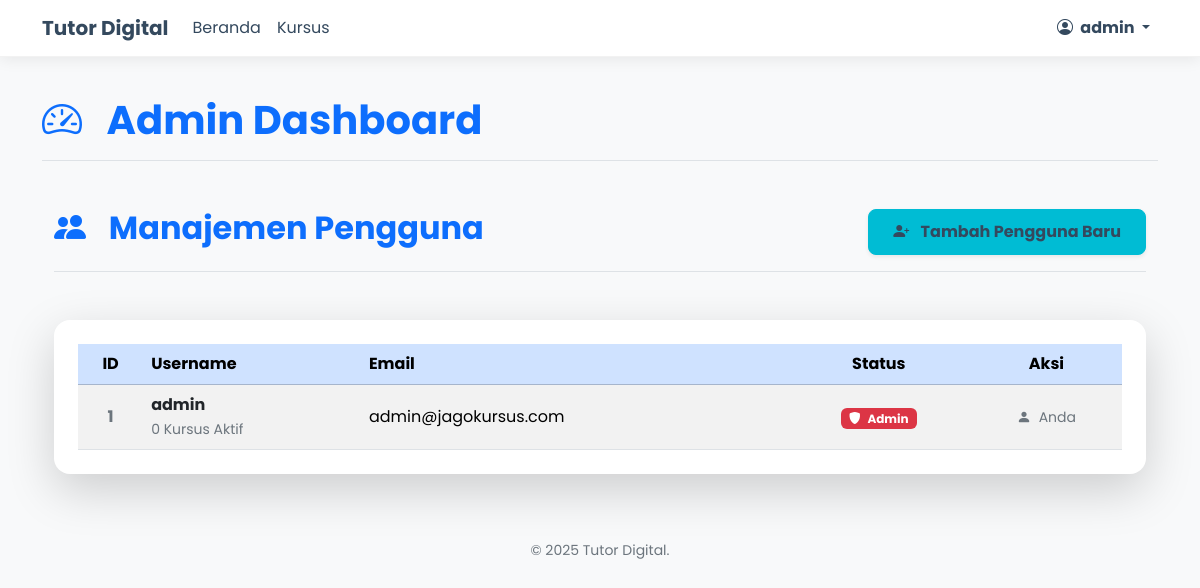
Before: /admin/users (signed in) with the older database file.
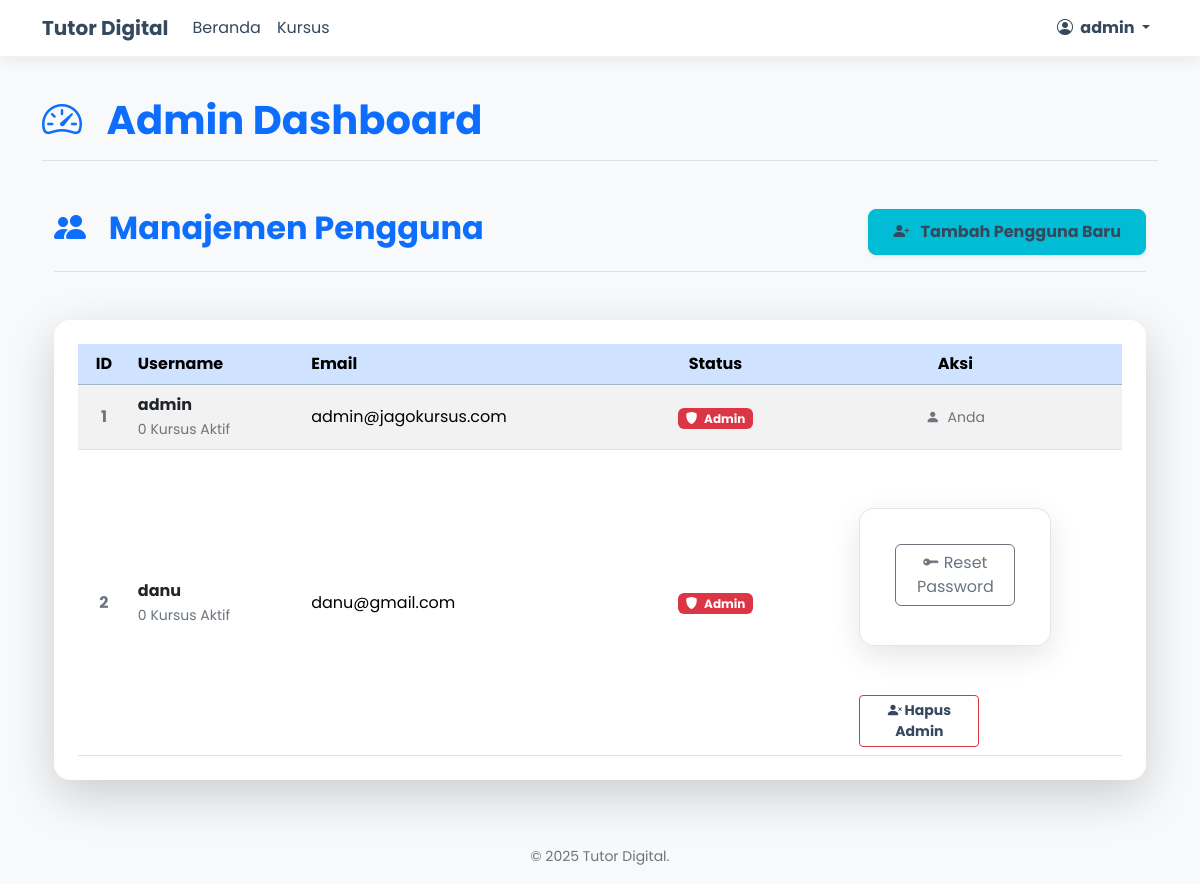
After: the same page with the newer database file.
### models.py (models this page shows, shortened)
class User(UserMixin, db.Model):
    id = db.Column(db.Integer, primary_key=True)
    username = db.Column(db.String(64), index=True, unique=True)
    email = db.Column(db.String(120), index=True, unique=True)
    password_hash = db.Column(db.String(256))
    is_admin = db.Column(db.Boolean, default=False)
    full_name = db.Column(db.String(120))
    whatsapp_number = db.Column(db.String(20))
    enrollments = db.relationship('Enrollment', backref='student', lazy='dynamic')
    progresses = db.relationship('LessonProgress', backref='student', lazy='dynamic')

### routes.py (the view)
@app.route('/admin/users')
@login_required
@admin_required
def admin_users():
    users = User.query.all()
    return render_template('admin/users.html',
                           title='Manajemen Pengguna',
                           users=users,
                           Enrollment=Enrollment)

### app.py (called while the page is built)
@app.context_processor
def inject_global_variables():
    return dict(
        now=datetime.utcnow # Menggunakan UTC, atau datetime.now() jika Anda yakin dengan timezone server
    )

### models.py (called while the page is built)
@login_manager.user_loader
def load_user(user_id):
    return User.query.get(int(user_id))

### routes.py (called while the page is built)
def admin_required(f):
    @wraps(f)
    def decorated_function(*args, **kwargs):
        if not current_user.is_authenticated or not current_user.is_admin:
            flash('Akses ditolak. Anda harus menjadi Administrator.', 'danger')
            return redirect(url_for('index'))
        return f(*args, **kwargs)
    return decorated_function

### templates/admin/users.html (shortened to what this page needs)
{% extends "admin/dashboard.html" %}
{% block admin_content %}
<div class="container">
    <div class="d-flex justify-content-between align-items-center mb-5 border-bottom pb-3">
        <h2 class="fw-bolder text-primary"><i class="bi bi-people-fill me-3"></i> Manajemen Pengguna</h2>
        <a href="{{ url_for('admin_add_user') }}" class="btn btn-primary fw-bold hover-scale shadow-sm px-4">
            <i class="bi bi-person-plus-fill me-2"></i> Tambah Pengguna Baru
        </a>
    </div>
    <div class="card shadow-lg p-4 border-0 rounded-4">
        <div class="table-responsive">
            <table class="table table-striped table-hover align-middle mb-0">
                <thead class="table-primary">
                    <tr>
                        <th scope="col" class="text-center">ID</th>
                        <th scope="col">Username</th>
                        <th scope="col">Email</th>
                        <th scope="col" class="text-center">Status</th>
                        <th scope="col" class="text-center">Aksi</th>
                    </tr>
                </thead>
                <tbody>
                    {% for user in users %}
                    <tr>
                        <th scope="row" class="text-center text-muted">{{ user.id }}</th>
                        <td>
                            <a href="{{ url_for('admin_user_detail', user_id=user.id) }}" class="fw-bold text-dark text-decoration-none hover-primary">{{ user.username }}</a>
                            <br><small class="text-muted">{{ Enrollment.query.filter_by(user_id=user.id, is_confirmed=True).count() }} Kursus Aktif</small>
                        </td>
                        <td>{{ user.email }}</td>
                        <td class="text-center">
                            {% if user.is_admin %}
                                <span class="badge bg-danger"><i class="bi bi-shield-fill me-1"></i> Admin</span>
                            {% else %}
                                <span class="badge bg-secondary"><i class="bi bi-person-fill me-1"></i> Pengguna</span>
                            {% endif %}
                        </td>
                        <td class="text-center">
                            {% if user.id != current_user.id %}
                                <div class="btn-group-vertical btn-group-sm" role="group">
                                    <form method="POST" action="{{ url_for('admin_reset_password', user_id=user.id) }}" class="d-inline">
                                        <button type="submit" class="btn btn-outline-secondary mb-1"
                                                onclick="return confirm('Yakin ingin mereset password untuk {{ user.username }}? Password akan diatur ke: 123456')"
                                                title="Reset Password" style="width: 120px;">
                                            <i class="bi bi-key-fill"></i> Reset Password
                                        </button>
                                    </form>
                                    <a href="{{ url_for('admin_toggle_admin', user_id=user.id) }}"
                                       class="btn fw-bold {% if user.is_admin %}btn-outline-danger{% else %}btn-outline-success{% endif %}"
                                       title="Ubah Status Admin" style="width: 120px;">
                                        {% if user.is_admin %}
                                            <i class="bi bi-person-x-fill"></i> Hapus Admin
                                        {% else %}
                                            <i class="bi bi-person-check-fill"></i> Jadikan Admin
                                        {% endif %}
                                    </a>
                                </div>
                            {% else %}
                                <span class="text-muted small"><i class="bi bi-person-fill me-1"></i> Anda</span>
                            {% endif %}
                        </td>
                    </tr>
                    {% endfor %}
                </tbody>
            </table>
        </div>
    </div>
</div>
{% endblock %}

### templates/base.html (shortened to what this page needs)
<!doctype html>
<html lang="id">
<head>
    <link href="https://cdn.jsdelivr.net/npm/bootstrap@5.3.2/dist/css/bootstrap.min.css" rel="stylesheet">
    <link rel="stylesheet" href="https://cdn.jsdelivr.net/npm/bootstrap-icons@1.11.3/font/bootstrap-icons.min.css">
    <link rel="stylesheet" href="https://cdnjs.cloudflare.com/ajax/libs/animate.css/4.1.1/animate.min.css"/>
    <link rel="stylesheet" href="{{ url_for('static', filename='style.css') }}">
</head>
<body>
    <nav class="navbar navbar-expand-lg navbar-light fixed-top">
        <div class="container">
            <a class="navbar-brand fw-bolder" href="{{ url_for('index') }}">
                Tutor Digital
            </a>
            <div class="collapse navbar-collapse" id="navbarNav">
                <ul class="navbar-nav me-auto mb-2 mb-lg-0">
                    <li class="nav-item">
                        <a class="nav-link" href="{{ url_for('index') }}">Beranda</a>
                    </li>
                    <li class="nav-item">
                        <a class="nav-link" href="{{ url_for('search') }}">Kursus</a>
                    </li>
                </ul>
                <ul class="navbar-nav">
                    {% if current_user.is_authenticated %}
                        <li class="nav-item dropdown">
                            <a class="nav-link dropdown-toggle fw-bold" href="#" id="navbarDropdown" role="button" data-bs-toggle="dropdown" aria-expanded="false">
                                <i class="bi bi-person-circle me-1"></i> {{ current_user.username }}
                            </a>
                        </li>
                    {% endif %}
                </ul>
            </div>
        </div>
    </nav>
    <main class="my-5 pt-5">
        {% block content %}{% endblock %}
    </main>
    <footer class="footer mt-auto py-3 bg-transparent">
        <div class="container text-center">
            <span class="text-muted small">
                &copy; {{ now().year }} Tutor Digital.
            </span>
        </div>
    </footer>
</body>
</html>

Changed rows visible on the page:
added User: id "2", username "danu", query.filter_by "0", email "danu@gmail.com", is_admin True (drawn)
